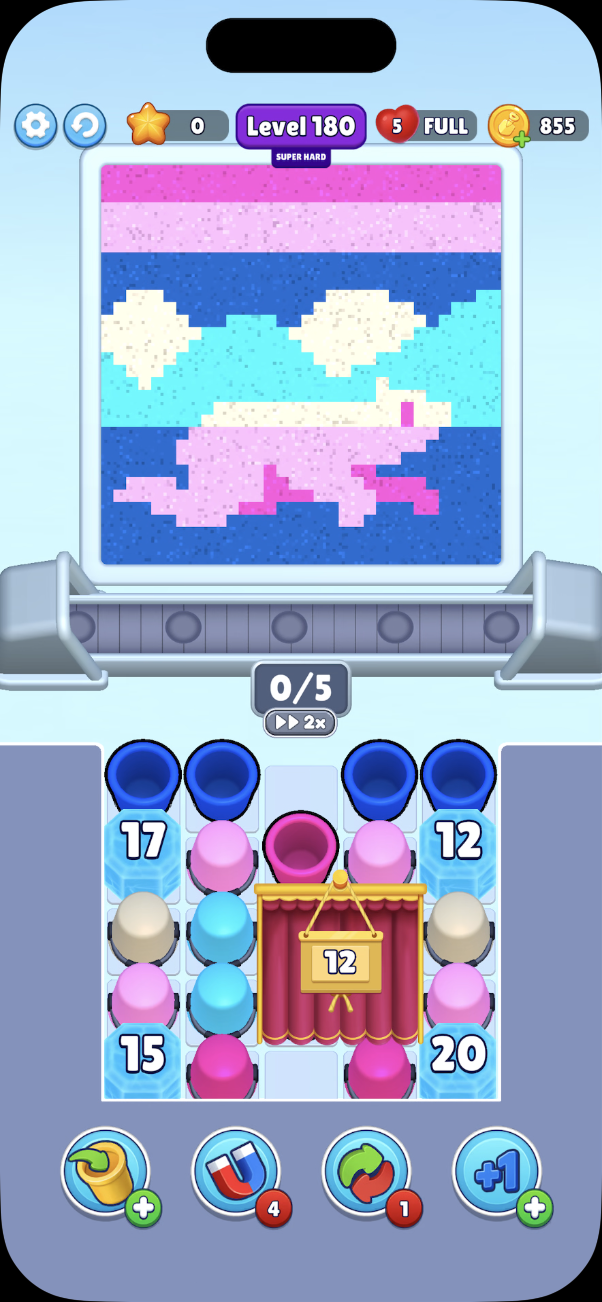
#> input picture dataset/screens/20261016-102033-862-001-auto.png, 602 x 1302 px; its folder holds only this picture in this run
$ python -i picture.py   (imports and definitions only)   (older library calls are emulated)
#> lines starting #> are read from the running program, lines starting #| are printed output that depends on the picture
"""Objects in the picture (L188, user 2026-10-21; docs/GAME_RULES.md "Picture locks", "Shells").

* **Shells** (``PicShell``): a shell of a bucket colour sits in the sand and falls with it; a
  shell bucket on the belt collects nothing until a shell of its colour reaches the picture's
  bottom and drops into it. Found by the shape of their outline (gradient templates from
  dataset/templates/picture/shell-*.png, colour-independent); colour = the saturated pixels of
  the box centre against the palette's bucket colours; ``depth`` = distance of the shell's
  bottom to the picture's bottom edge (share of the frame height; 0 = at the bottom).
* **Picture locks** (``PicLock``): a box with a keyhole (L188 bottom left / right). The sand
  behind it does not fall and cannot be collected until the key of its colour flies (keys sit
  on the board, L188 under the curtain); sand above it rests on it. Found by the keyhole
  (templates keyhole-*.png), the box by its dark grey frame around the keyhole, colour = the
  keyhole ring against the palette's ``keys``. The box's pixels are seen through a light
  overlay (colours not readable): ``mask`` keeps them out of the sand reading.
"""
from __future__ import annotations

from dataclasses import dataclass, field
from pathlib import Path
from typing import List, Optional, Tuple

import numpy as np

from config import VisionConfig
from palette import Palette, bgr_to_lab

Rect = Tuple[float, float, float, float]
SHELL_COLOUR_DIST = 30.0              # LAB: a shell pixel's distance to its bucket colour


@dataclass
class PicShell:
    colour: Optional[str]
    x: float                          # centre, relative to the screen
    y: float
    depth: float                      # shell bottom -> picture bottom edge, share of height
    score: float = 0.0


@dataclass
class PicLock:
    colour: Optional[str]
    rect: Rect                        # the box, relative [x0, y0, x1, y1]
    score: float = 0.0


def _gradient(grey: np.ndarray) -> np.ndarray:
    import cv2

    g = cv2.medianBlur(grey, 5).astype(np.float32)
    m = cv2.magnitude(cv2.Sobel(g, cv2.CV_32F, 1, 0, ksize=3),
                      cv2.Sobel(g, cv2.CV_32F, 0, 1, ksize=3))
    return m / (float(m.max()) + 1e-6)


# [11 lines left out: function _peaks, not called in this run]


@dataclass
class Template:
    grad: np.ndarray                  # gradient image
    mask: Optional[np.ndarray] = None   # shell + rim (shells), None = the whole template
    body: Optional[np.ndarray] = None   # shell pixels (bool)


@dataclass
class PictureMatcher:
    shells: List[Template] = field(default_factory=list)
    keyholes: List[Template] = field(default_factory=list)

    # [171 lines left out: functions load, _match, find, _blob, _ring_colour, _box_around and 2 more, not called in this run]

>>> import cv2
>>> picture = cv2.imread('dataset/screens/20261016-102033-862-001-auto.png', cv2.IMREAD_GRAYSCALE)
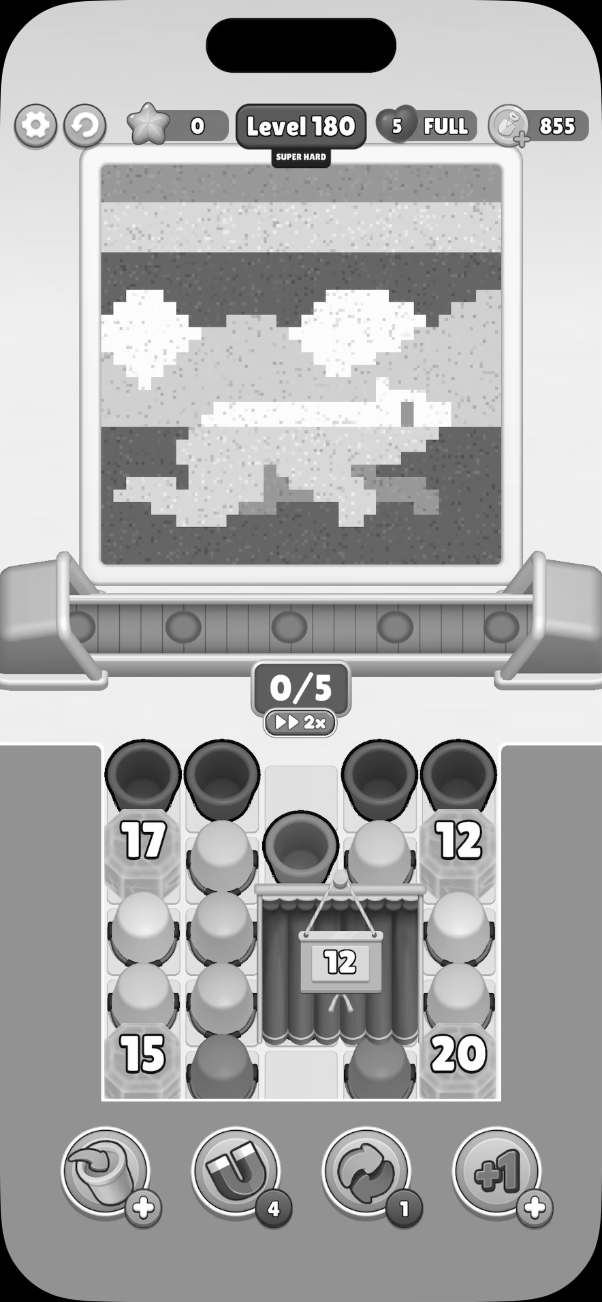
#> picture: shape (1302, 602); min 0, max 255, mean 170.8
>>> result = _gradient(picture)
#> in _gradient, `m = cv2.magnitude(cv2.Sobel(g, cv2.CV_32F, 1, 0, ksize=3), cv2.Sobel(g..`:
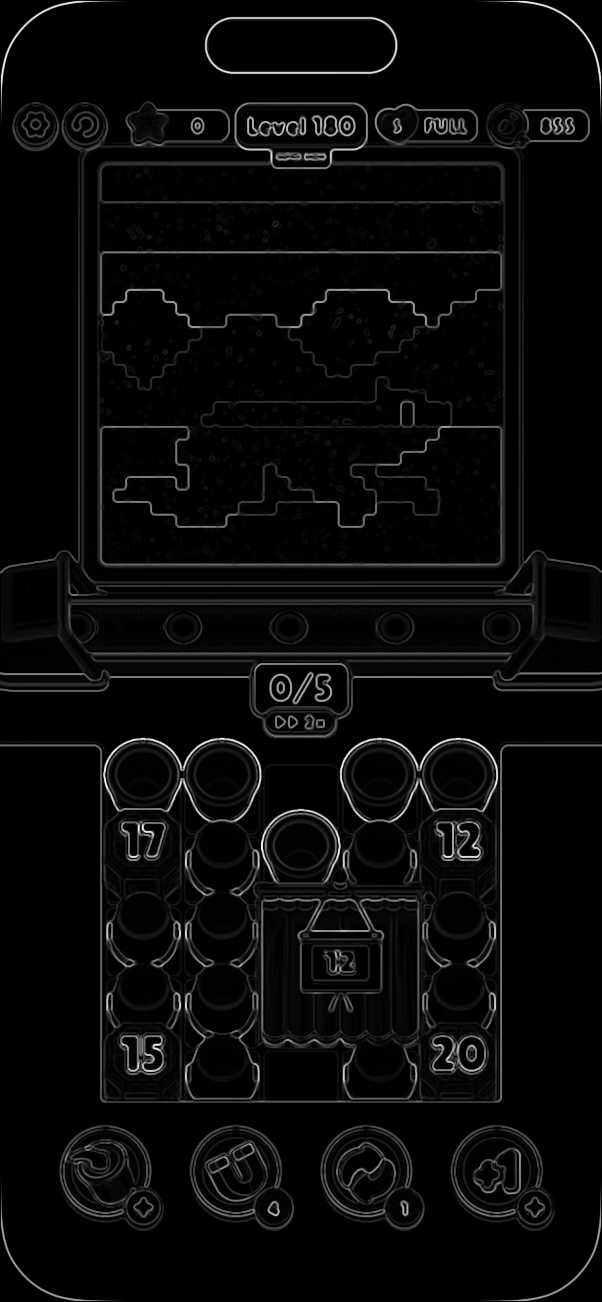
#> m: shape (1302, 602) float32; min 0, max 940.1, mean 34.6; drawn with min black and max white

$ run again, on dataset/screens/20261016-102117-908-004-auto.png
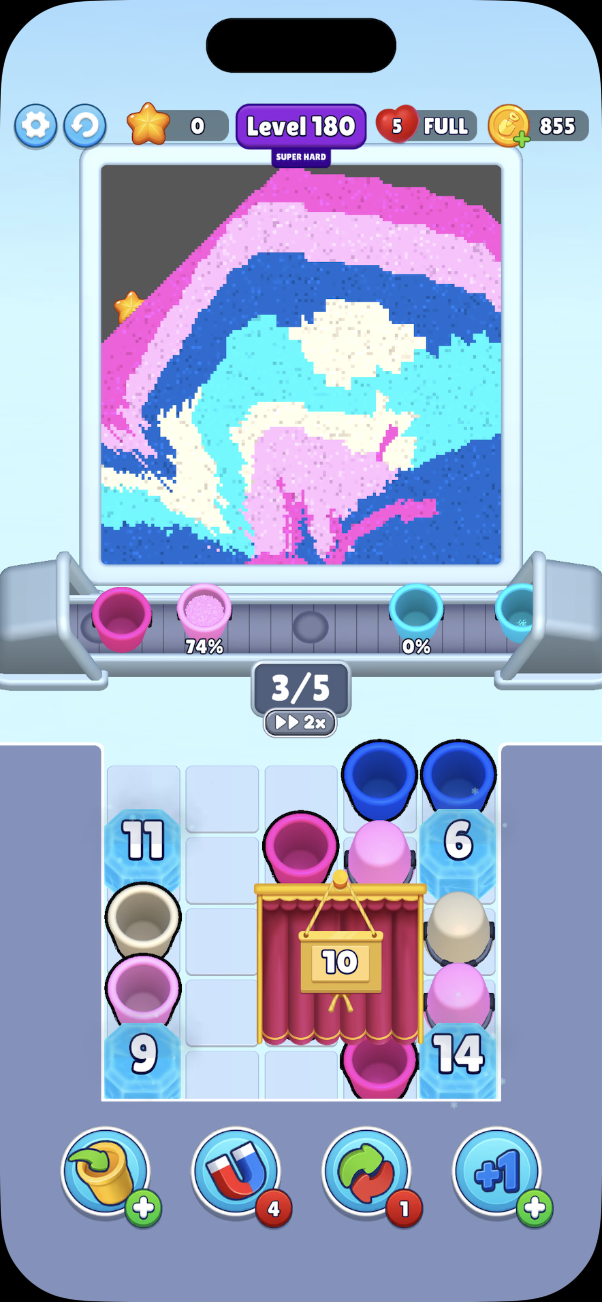
#> input picture dataset/screens/20261016-102117-908-004-auto.png, 602 x 1302 px
#> `picture = cv2.imread('dataset/screens/20261016-102033-862-001-auto.png..`:
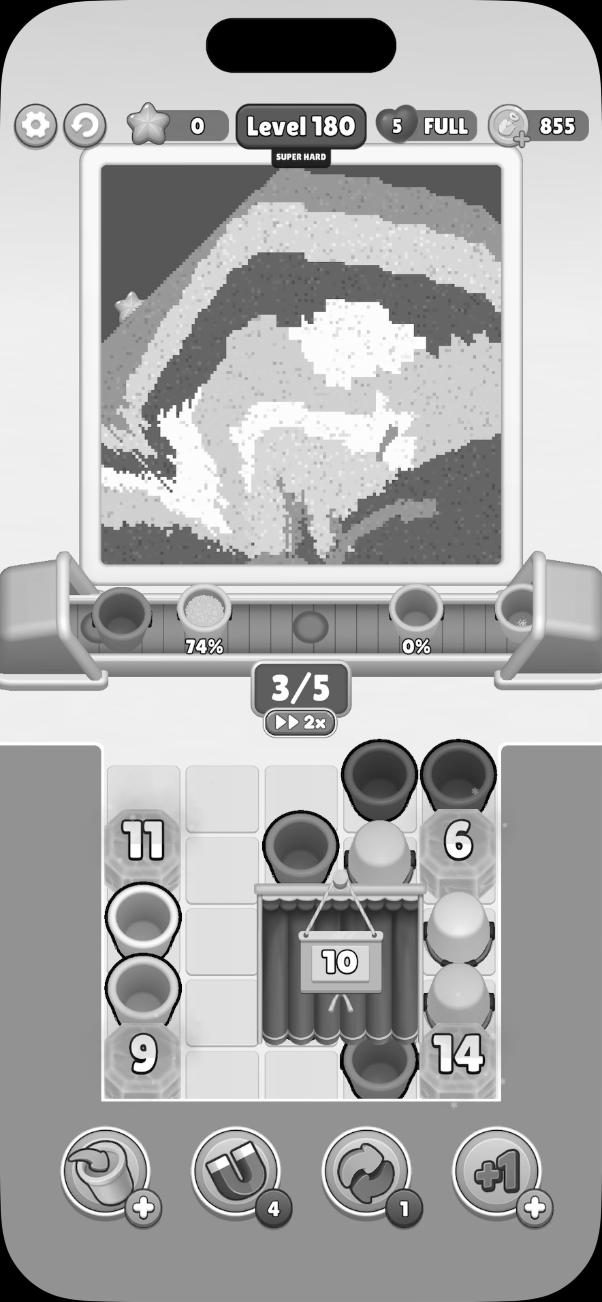
#> picture: shape (1302, 602); min 0, max 255, mean 172
#> in _gradient, `m = cv2.magnitude(cv2.Sobel(g, cv2.CV_32F, 1, 0, ksize=3), cv2.Sobel(g..`:
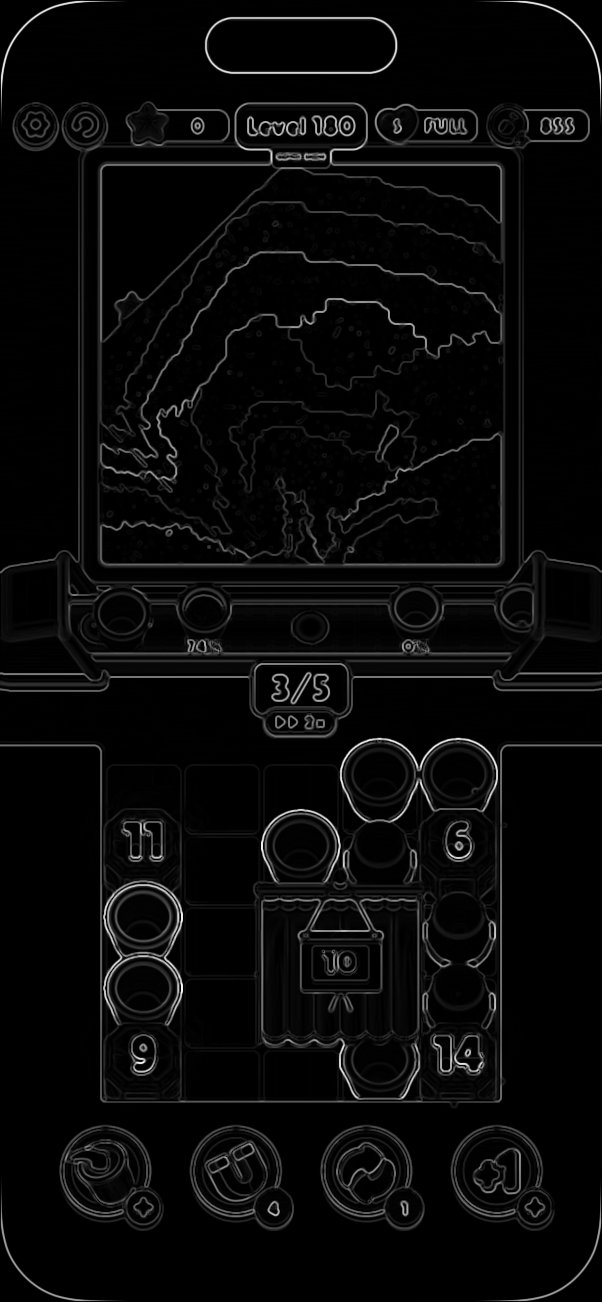
#> m: shape (1302, 602) float32; min 0, max 955.4, mean 34.1; drawn with min black and max white
